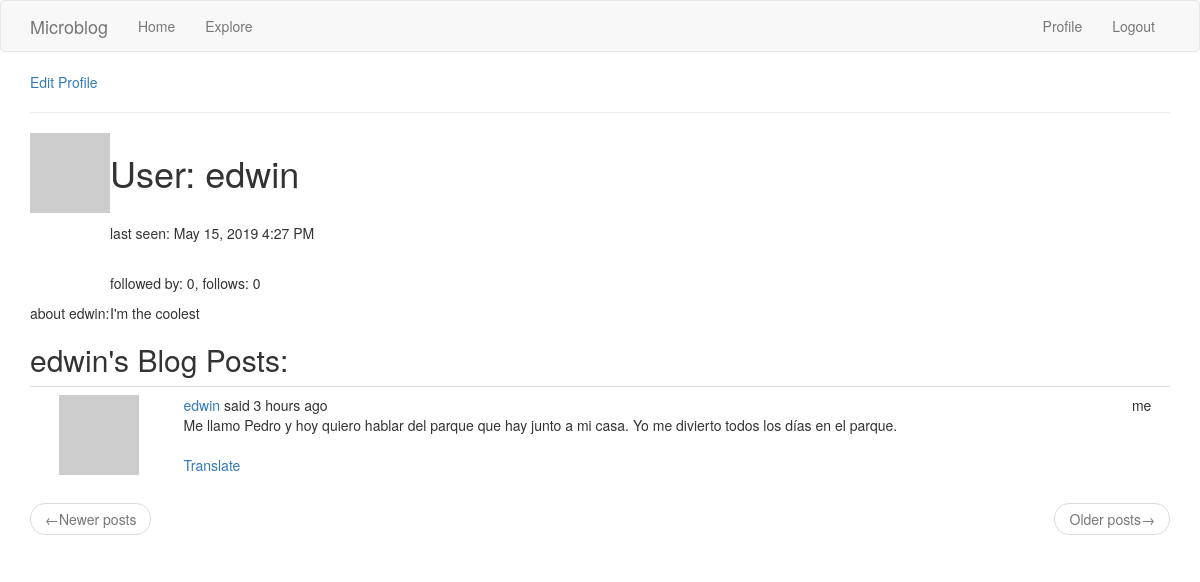
The page /user/edwin (signed in) on the database as committed earlier.
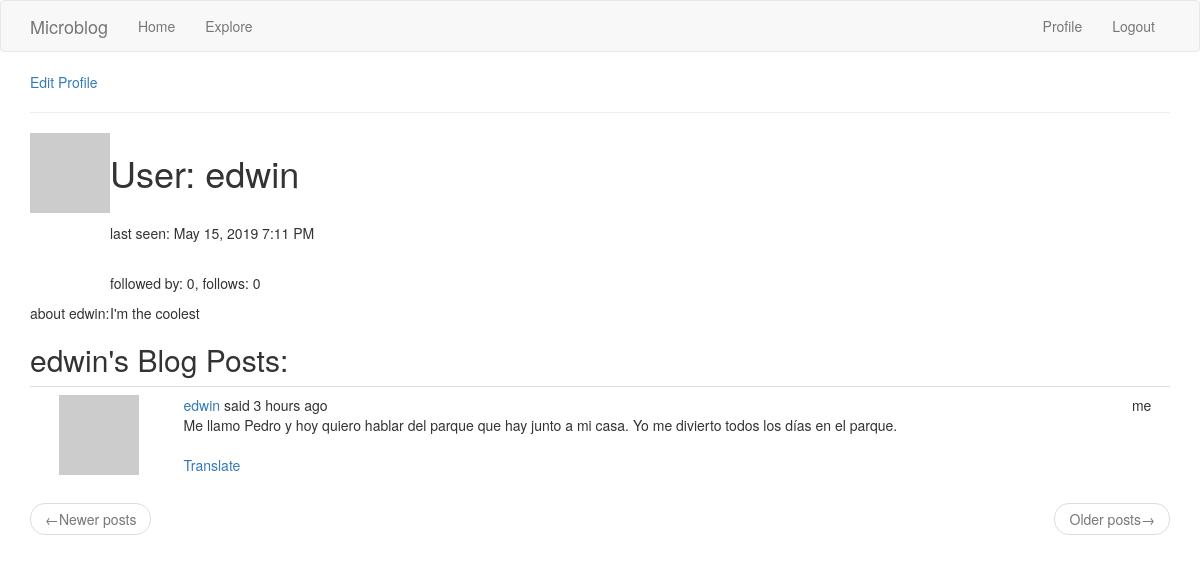
The same page on the database as committed later.
### microblog_app/models.py (models this page shows, shortened)
class User(UserMixin, db.Model): # UserMixin makes model compatible with flask-login
    id = db.Column(db.Integer, primary_key=True)  # flask login writes User.id to session
    username = db.Column(db.String(64), index=True, unique=True)
    email = db.Column(db.String(120), index=True, unique=True)
    password_hash = db.Column(db.String(128))
    posts = db.relationship('Post', backref='author', lazy='dynamic')
    about_me = db.Column(db.String(140))
    last_visited = db.Column(db.DateTime, default=datetime.utcnow())
    followed = db.relationship(
        'User', secondary=followers,
        primaryjoin=(followers.c.follower_id == id),
        secondaryjoin=(followers.c.followed_id == id),
        backref=db.backref('followers', lazy='dynamic'),
        lazy='dynamic'
    )
    def pull_avatar(self, size):
        digest = md5(self.email.lower().encode('utf-8')).hexdigest()
        return f"https://www.gravatar.com/avatar/{digest}?d=identicon&s={size}"
    def timestamp_on_request(self):  # time stamp to update last_visited in db upon request of any page
        self.last_visited = datetime.utcnow()
        db.session.commit()

class Post(db.Model):
    id = db.Column(db.Integer, primary_key=True)
    body = db.Column(db.String(140))
    timestamp = db.Column(db.DateTime, index=True, default=datetime.utcnow)  # passing a function
    user_id = db.Column(db.Integer, db.ForeignKey('user.id'))  # uses relationship
    language = db.Column(db.String(5))  # five chars for language identification

### microblog_app/routes.py (the view)
@app.route(URLRoute.user)
@login_required
def user(username):
    user = User.query.filter_by(username=username).first_or_404()  # returns either element or 404 response
    page = request.args.get('page', 1, type=int)
    posts = user.posts.order_by(Post.timestamp.desc()).paginate(
        page, app.config['POSTS_PER_PAGE'], False
    )
    next_page = url_for('explore', page=posts.next_num) if posts.has_next else None
    prev_page = url_for('explore', page=posts.prev_num) if posts.has_prev else None
    return render_template("user.html", title=_(f"{user.username}'s profile"), user=user, posts=posts.items,
                           next_page=next_page, prev_page=prev_page)

### microblog_app/models.py (called while the page is built)
@login.user_loader
def load_user(id):
    return User.query.get(int(id))

### microblog_app/routes.py (called while the page is built)
@app.before_request  # applies to all routes in the application
def before_request():
    if current_user.is_authenticated:
        current_user.timestamp_on_request()
    g.locale = str(get_locale())  # g is a static field that can hold data and is accessible between request points

### microblog_app/templates/user.html (shortened to what this page needs)
{% extends "base.html" %}
{% block app_content %}
{% if current_user == user %}
    <p><a href="{{ url_for('edit_profile') }}">{{ _('Edit Profile') }}</a></p>
{% elif current_user.is_following(user) %}
    <p><a href="{{ url_for('unfollow', username=user.username) }}">{{ _('unfollow') }}</a></p>
{% elif not current_user.is_following(user) %}
    <p><a href="{{ url_for('follow', username=user.username) }}">{{ _('follow') }}</a></p>
{% endif %}
<table>
    <tr valign="top">
        <td><img src="{{ user.pull_avatar(128) }}"></td>
        <td>
            <h1>User: {{ user.username }}</h1>
            <br>
            <p>last seen:
                {% if user.last_visited %}
                    {{ moment(user.last_visited).format('LLL') }}
                {% else %}
                    {{ _('no information') }}
                {% endif %}</p>
            <br>
            <p>
                {{ _('followed by') }}: {{ user.followers.count() }},
                {{ _('follows') }}: {{ user.followed.count()}}
            </p>
        </td>
    </tr>
    <tr>
        <td>
            {{ _('about') }} {{ user.username }}:
        </td>
        <td>
            {% if user.about_me %}
                {{ _(user.about_me) }}
            {% else %}
                {{ _('No information') }}
            {% endif %}
        </td>
    </tr>
    <hr>
</table>
<h2>{{ user.username }}'s {{ _('Blog Posts') }}:</h2>
{% include "_posts.html" %}
{% endblock %}

### microblog_app/templates/base.html (shortened to what this page needs)
{% extends 'bootstrap/base.html' %}
{% block navbar %}
    <nav class="navbar navbar-default">
        <div class="container">
            <div class="navbar-header">
                <a class="navbar-brand" href="{{ url_for('index') }}">Microblog</a>
            </div>
            <div class="collapse navbar-collapse" id="bs-example-navbar-collapse-1">
                <ul class="nav navbar-nav">
                    <li><a href="{{ url_for('index') }}">{{ _('Home') }}</a></li>
                    <li><a href="{{ url_for('explore') }}">{{ _('Explore') }}</a></li>
                </ul>
                <ul class="nav navbar-nav navbar-right">
                    {% if current_user.is_anonymous %}
                    <li><a href="{{ url_for('login') }}">{{ _('Login') }}</a></li>
                    {% else %}
                    <li><a href="{{ url_for('user', username=current_user.username) }}">{{ _('Profile') }}</a></li>
                    <li><a href="{{ url_for('logout') }}">{{ _('Logout') }}</a></li>
                    {% endif %}
                </ul>
            </div>
        </div>
    </nav>
{% endblock %}
{% block content %}
    <div class="container">
        {% block app_content %}{% endblock %}
    </div>
{% endblock %}

### microblog_app/templates/_posts.html (shortened to what this page needs)
{% if posts %}
    <table class="table table-hover">
    {% for post in posts %}
            <td valign="top">
                <td><img src="{{ post.author.pull_avatar(36) }}"></td>
                <td>
                    {{
                    _('%(username)s said %(when)s',
                    username=user_link,
                    when=moment(post.timestamp).fromNow())
                    }}
                    <br/>
                    <span id="post{{ post.id }}">
                        {{ _(post.body) }}
                    </span>
                    {% if post.language and post.language != g.locale %}
                    <br/><br/>
                    <span id="translation{{ post.id }}">
                        <a href="javascript:translate(
                                                        '#post{{ post.id }}',
                                                        '#translation{{ post.id }}',
                                                        '{{ post.language }}',
                                                        '{{ g.locale }}'
                                                    );">
                            {{ _('Translate') }}
                        </a>
                    </span>
                    {% endif %}
                </td>
                <td>
                {% if current_user.username == post.author.username %}
                    <p>{{ _('me') }}</p>
                {% elif current_user.is_following(post.author) %}
                    <a href="{{ url_for('unfollow', username=post.author.username) }}">{{ _('unfollow') }}</a>
                {% elif not current_user.is_following(post.author) %}
                    <a href="{{ url_for('follow', username=post.author.username) }}">{{ _('follow') }}</a>
                {% endif %}
                </td>
    {% endfor %}
    </table>
    <nav aria-label="...">
        <ul class="pager">
            <li class="previous {% if not prev_page %} disabled {% endif %}">
                <a href="{{ prev_page or '#' }}">
                    <span aria-hidden="true">&larr;</span>{{ _('Newer posts') }}
                </a>
            </li>
            <li class="next {% if not prev_page %} disabled {% endif %}">
                <a href="{{ next_page or '#' }}">
                    {{ _('Older posts') }}<span aria-hidden="true">&rarr;</span>
                </a>
            </li>
        </ul>
    </nav>
{% else %}
    <p>{{ _('No blog posts to show!') }}</p>
{% endif %}

Rows that differ between the two databases and show on the page:
changed User "edwin": last_visited "May 15, 2019 4:27 PM" → "May 15, 2019 7:11 PM"
